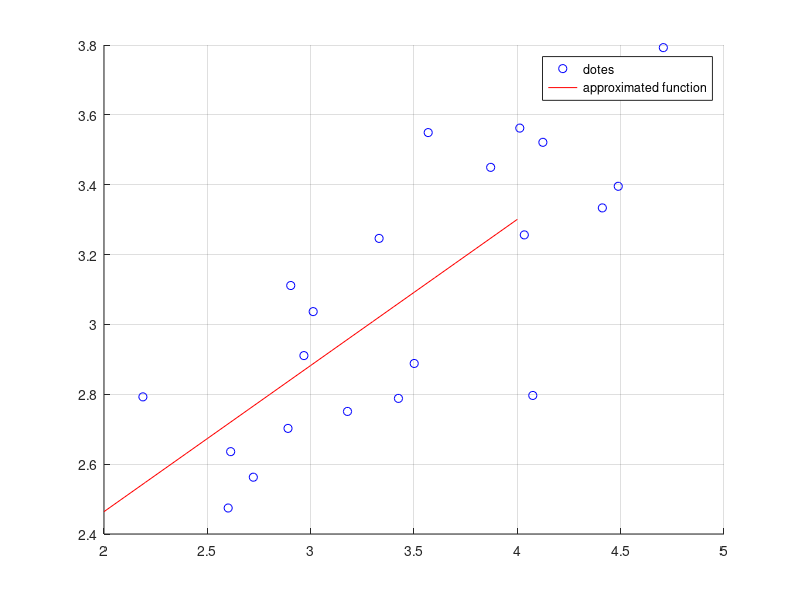

Write MATLAB code to recreate this figure.
x = [2:0.1:4]; 
y = [2:0.05:3]; 
y_rand = rand(1,length(y)); 
x_rand= rand(1,length(x)); 
y2 = y+y_rand; 
x2 = x+x_rand; 

% least square method
N = length(x2); 
Mx = sum(x2); 
Mx2 = sum(x2.^2); 
My = sum(y2); 
Mxy = sum(x2.*y2); 

A = [Mx2 Mx; Mx N]; 
B = [Mxy; My]; 
X=A\B; 

% coefficients
ax = X(1);
bx = X(2);

% calculating straight
x3 = linspace(min(x),max(x),21); 
y3= ax.*x3 + bx; 
hold on 
plot(x2,y2,'ob'); 
plot(x3,y3,'-r') 
grid on; 
legend('dotes','approximated function');